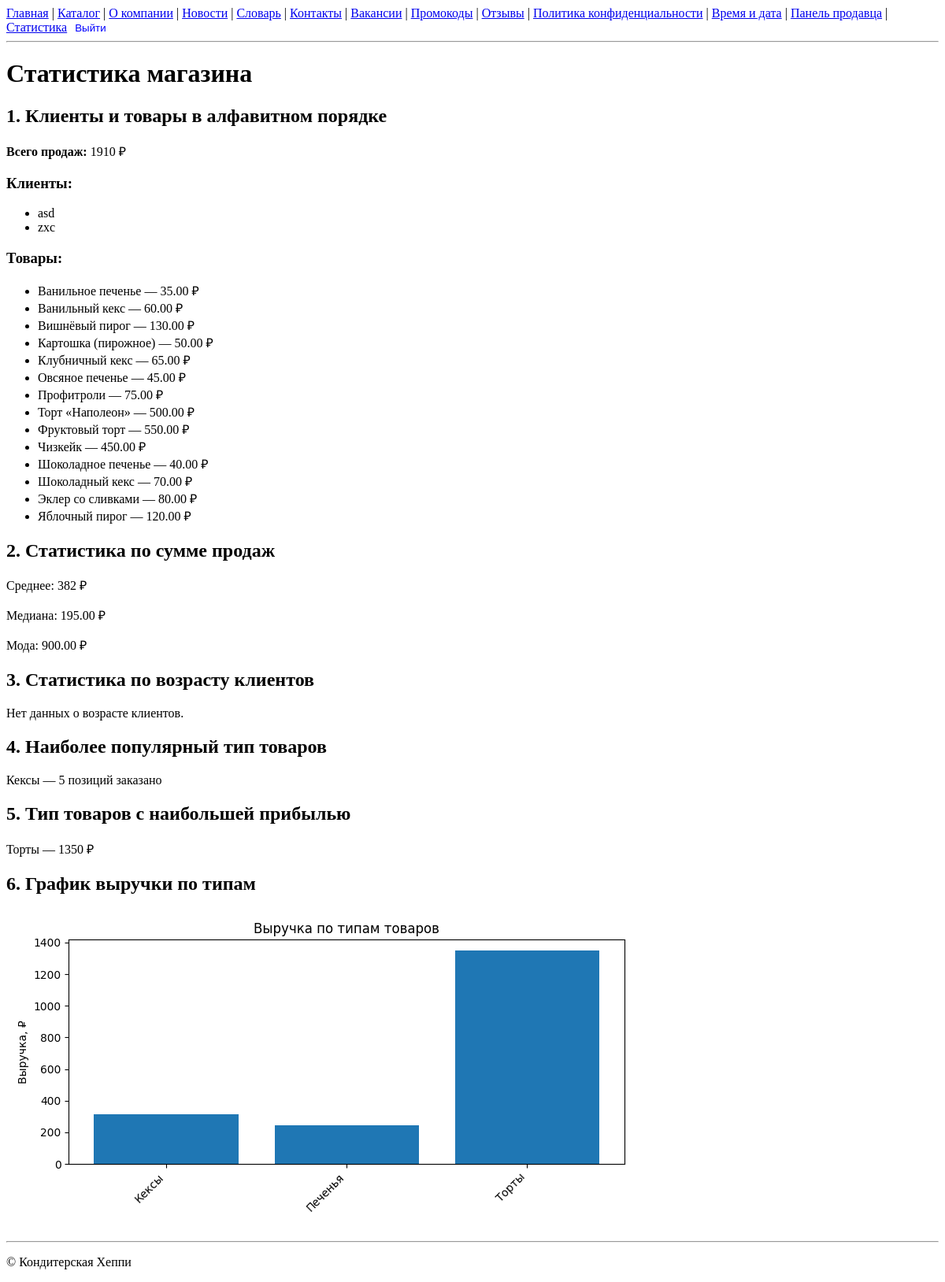
The app's page /stats/ (signed in), older data.
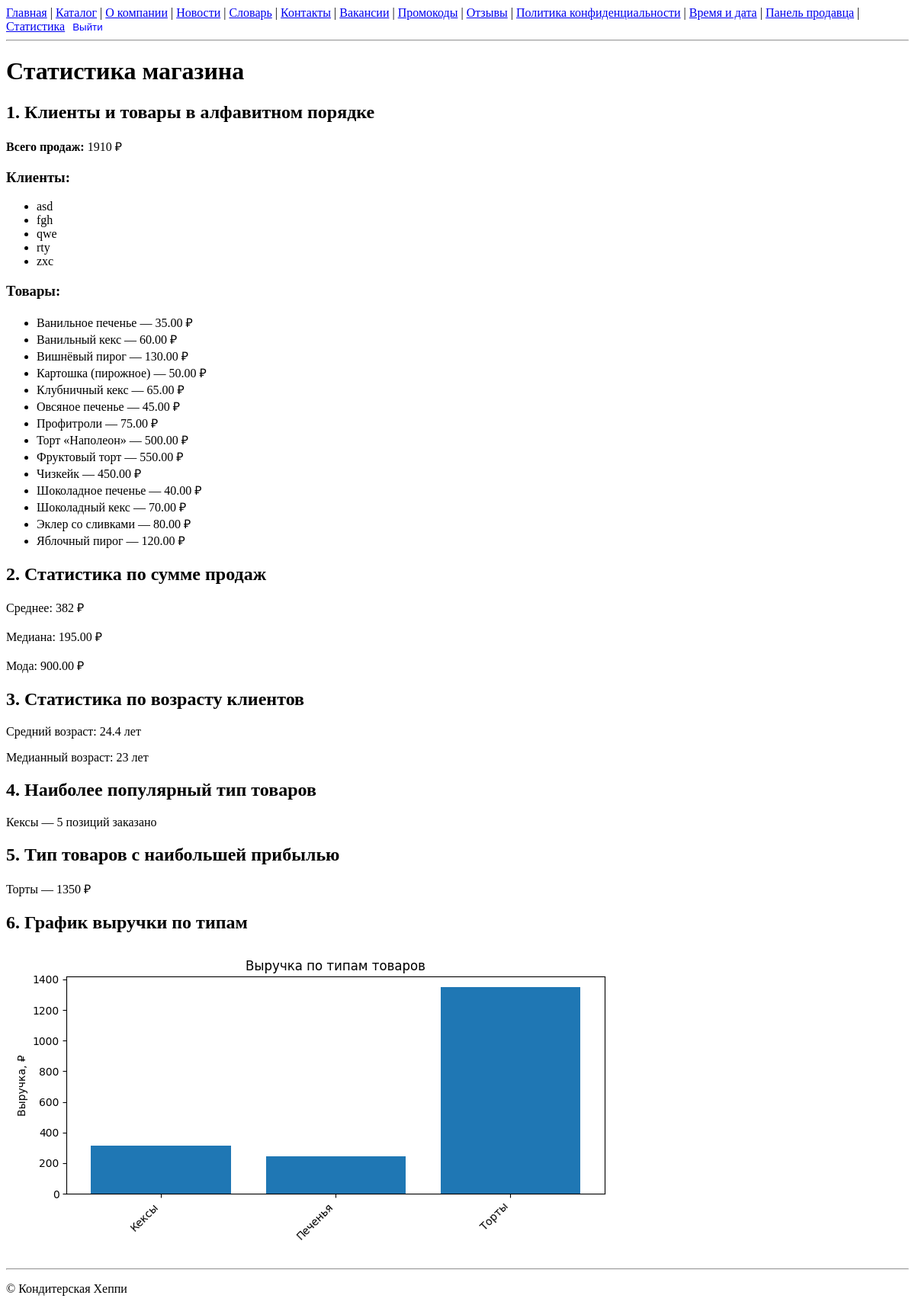
The same page, newer data.
### shop/models.py (models this page shows, shortened)
class Client(models.Model):
    user  = models.OneToOneField(settings.AUTH_USER_MODEL,
                                on_delete=models.CASCADE,
                                related_name='client_profile')
    phone = models.CharField(max_length=20, blank=True)
    assigned_to = models.ForeignKey(
        settings.AUTH_USER_MODEL,
        null=True,
        blank=True,
        on_delete=models.SET_NULL,
        related_name='clients_assigned'
    )
    birth_date  = models.DateField(null=True, blank=True)

class Product(models.Model):
    code = models.CharField(max_length=20, unique=True)
    name = models.CharField(max_length=150)
    product_type = models.ForeignKey(ProductType, on_delete=models.PROTECT, related_name='products')
    price = models.DecimalField(max_digits=8, decimal_places=2, validators=[MinValueValidator(0)])
    in_production = models.BooleanField(default=True)

### shop/views.py (the view)
# urls.py: re_path(r'^stats/$', views.StatsView.as_view(), name='stats'),
class StatsView(LoginRequiredMixin, SellerRequiredMixin, TemplateView):
    template_name = 'shop/stats.html'
    def get_context_data(self, **ctx):
        ctx = super().get_context_data(**ctx)
        ctx['clients_list'] = Client.objects.order_by('user__username')
        ctx['products_list'] = Product.objects.order_by('name')
        total_sales = Order.objects.aggregate(total=Sum('total_price'))['total'] or 0
        ctx['total_sales'] = total_sales
        sales = list(Order.objects.values_list('total_price', flat=True))
        ctx['sales_mean']   = mean(sales) if sales else 0
        ctx['sales_median'] = median(sales) if sales else 0
        modes = multimode(sales) if sales else []
        ctx['sales_mode']   = modes[0] if modes else None
        ages = []
        for client in Client.objects.exclude(birth_date__isnull=True):
            bd = client.birth_date
            today = date.today()
            age = today.year - bd.year - ((today.month, today.day) < (bd.month, bd.day))
            ages.append(age)
        ctx['ages_mean']   = mean(ages) if ages else None
        ctx['ages_median'] = median(ages) if ages else None
        pop = (Order.objects
               .values('items__product__product_type__name')
               .annotate(cnt=Count('items'))
               .order_by('-cnt')
               .first())
        ctx['most_popular_type'] = pop['items__product__product_type__name'] if pop else None
        ctx['most_popular_count'] = pop['cnt'] if pop else 0
        profit_qs = (
            OrderItem.objects
            .values(type_name=F('product__product_type__name'))
            .annotate(
                total_profit=Sum(
                    ExpressionWrapper(
                        F('quantity') * F('product__price'),
                        output_field=DecimalField(max_digits=12, decimal_places=2)
                    )
                )
            )
            .order_by('-total_profit')
        )
        if profit_qs:
            best = profit_qs[0]
            ctx['best_profit_type'] = best['type_name']
            ctx['best_profit_sum']  = best['total_profit']
        else:
            ctx['best_profit_type'] = None
            ctx['best_profit_sum']  = 0
        return ctx

### shop/views.py (called while the page is built)
    def test_func(self):
        return self.request.user.is_staff

### shop/templates/shop/stats.html (shortened to what this page needs)
{% extends 'base.html' %}
{% block content %}
<h1>Статистика магазина</h1>
<h2>1. Клиенты и товары в алфавитном порядке</h2>
<p><strong>Всего продаж:</strong> {{ total_sales }} ₽</p>
<h3>Клиенты:</h3>
<ul>
  {% for c in clients_list %}
    <li>
      {{ c.user.username }}
    </li>
  {% empty %}
    <li>Нет клиентов.</li>
  {% endfor %}
</ul>
<h3>Товары:</h3>
<ul>
  {% for p in products_list %}
    <li>
      {{ p.name }} — {{ p.price }} ₽
    </li>
  {% empty %}
    <li>Нет товаров.</li>
  {% endfor %}
</ul>
<h2>2. Статистика по сумме продаж</h2>
<p>Среднее: {{ sales_mean }} ₽</p>
<p>Медиана: {{ sales_median }} ₽</p>
<p>Мода: {{ sales_mode }} ₽</p>
<h2>3. Статистика по возрасту клиентов</h2>
{% if ages_mean != None %}
  <p>Средний возраст: {{ ages_mean }} лет</p>
  <p>Медианный возраст: {{ ages_median }} лет</p>
{% else %}
  <p>Нет данных о возрасте клиентов.</p>
{% endif %}
<h2>4. Наиболее популярный тип товаров</h2>
{% if most_popular_type %}
  <p>{{ most_popular_type }} — {{ most_popular_count }} позиций заказано</p>
{% else %}
  <p>Нет данных.</p>
{% endif %}
<h2>5. Тип товаров с наибольшей прибылью</h2>
{% if best_profit_type %}
  <p>{{ best_profit_type }} — {{ best_profit_sum }} ₽</p>
{% else %}
  <p>Нет данных.</p>
{% endif %}
<h2>6. График выручки по типам</h2>
<p><img src="{% url 'shop:stats_chart' %}" alt="График выручки"/></p>
{% endblock %}

Row changes from the older to the newer data that the page shows:
added Client: user.username "fgh"
added Client: user.username "qwe"
added Client: user.username "rty"
Text that changed along with them:
{{ ages_mean }}: (not shown) → "24.4"
{{ ages_median }}: (not shown) → "23"
text no longer shown: "Нет данных о возрасте клиентов."
text now shown: "Средний возраст: лет Медианный возраст: лет"
